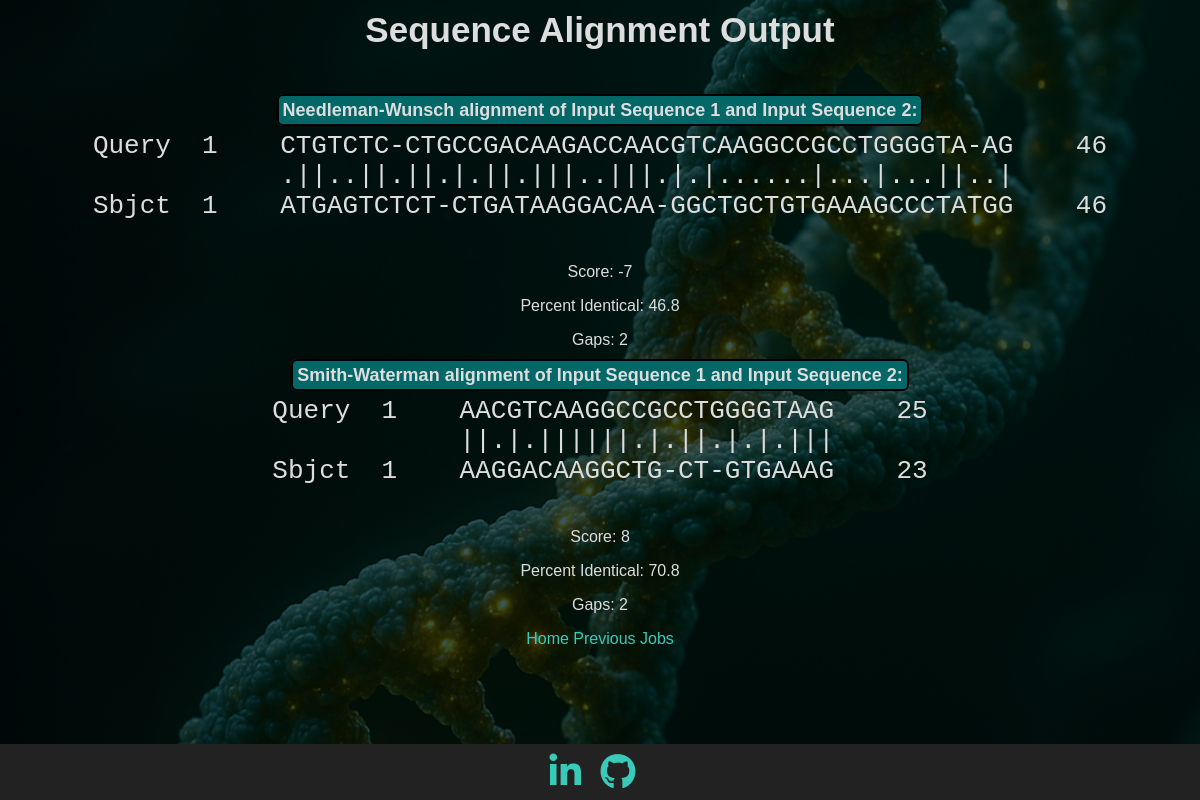
Screenshot of /jobs/119 with the database file from the repository.
### tables this page shows
CREATE TABLE jobs (
    current_time TEXT DEFAULT (datetime('now', 'localtime')),
    match_score INT,
    mismatch INT,
    gap INT,
    nw_seq1_name TEXT,
    nw_seq2_name TEXT,
    nw_result TEXT,
    sw_seq1_name TEXT,
    sw_seq2_name TEXT,
    sw_result TEXT
, score INT, percent_id TEXT, gaps INT, score2 INT, percent_id2 TEXT, gaps2 INT);

### app.py (the view)
@app.route("/jobs/<int:job_id>")
def get_job_by_id(job_id):
    db = get_db()
    cursor = db.cursor() # type: ignore
    cursor.execute("SELECT * FROM jobs WHERE rowid = ?", (job_id,))
    job = cursor.fetchone()
    if job is None:
        flash("Job not found.", "error")
        return redirect(url_for("index"))
    return render_template("submit_form.html",
        nw_alignment=job["nw_result"],
        nw_seq1=job["nw_seq1_name"],
        nw_seq2=job["nw_seq2_name"],
        nw_score=job["score"],
        nw_percent_id=job["percent_id"],
        nw_gaps=job["gaps"],
        sw_alignment=job["sw_result"],
        sw_score=job["score2"],
        sw_percent_id=job["percent_id2"],
        sw_gaps=job["gaps2"],
        sw_seq1=job["sw_seq1_name"],
        sw_seq2=job["sw_seq2_name"])

### app.py (called while the page is built)
def get_db():
    db = getattr(g, "_database", None)
    if db is None:
        db = g._database = sqlite3.connect(DATABASE)
        db.row_factory = sqlite3.Row
        return db

@app.teardown_appcontext
def close_conneciton(exception):
    db = getattr(g, "_database", None)
    if db is not None:
        db.close()

### templates/submit_form.html (shortened to what this page needs)
{% extends "base.html" %}
{% block body %}
<div class="content">
    <div class="pageTitle">Sequence Alignment Output</div>
    <div id="aligner">
        <label for="aligned">Needleman-Wunsch alignment of {{ nw_seq1 }} and {{ nw_seq2 }}:</label>
        <div class="center-wrapper">
            <pre class="alignment-container">{{ nw_alignment }}</pre>
        </div>
        <div class="stats">
            <p>Score: {{ nw_score }}</p>
            <p>Percent Identical: {{ nw_percent_id }}</p>
            <p>Gaps: {{ nw_gaps }}</p>
        </div>
    </div>
    <div id="sw_aligner">
        <label for="alignedsw">Smith-Waterman alignment of {{ sw_seq1 }} and {{ sw_seq2 }}:</label>
        <div class="center-wrapper">
            <pre class="alignment-container">{{ sw_alignment }}</pre>
        </div>
        <div class="stats">
            <p>Score: {{ sw_score }}</p>
            <p>Percent Identical: {{ sw_percent_id }}</p>
            <p>Gaps: {{ sw_gaps }}</p>
        </div>
    </div>
    <div class="options">
        <a href="/">Home</a>
        <a href="/jobs">Previous Jobs</a>
    </div>
</div>
{% endblock %}

### static/styles.css (style rules this page uses)
html { font-family: Arial, Helvetica, sans-serif; color:rgb(221, 221, 221); text-align: center; height: 100%; margin: 0; padding: 0; }
.pageTitle { font-size: 35px; font-weight: bold; margin-bottom: 50px; margin-top: 10px }
body { background-color: #1d2a35; background-image: url(images/dna_strand_bg.png); background-repeat: no-repeat; background-position: center center; background-attachment: fixed; background-size: cover; background-blend-mode: overlay; height: 100%; margin: 0; padding: 0; min-height:'100vh'; display: flex; flex-direction: column; }
label { font-size: 18px; font-weight: bold; background-color: rgb(3, 103, 103); border: 2px solid black; padding: 4px; border-radius: 6px; }
label[for="aligned"] { margin-bottom: 0px; }
pre { font-size: 200%; margin-top: 10px; }
a:link { color:rgb(58, 202, 185); background-color: transparent; text-decoration: none; }
.alignment-container { display: inline-block; text-align: left; }
.center-wrapper { text-align: center; }

### rows the page displays
jobs: nw_seq1_name "Input Sequence 1", nw_seq2_name "Input Sequence 2", nw_result "Query 1 CTGTCTC-CTGCCGACAAGACCAACGTCAAGGCCGCCTGGGGTA-AG 46 .||..||.||.|.||.|||..|||.|.|......|...|...||..| Sbjct 1 ATGAGTCTCT-CTGATAAGGACAA-GGCTGCTGTGAAAGCCCTATGG 46", score "-7", percent "46.8", sw_seq1_name "Input Sequence 1", sw_seq2_name "Input Sequence 2", sw_result "Query 1 AACGTCAAGGCCGCCTGGGGTAAG 25 ||.|.||||||.|.||.|.|.||| Sbjct 1 AAGGACAAGGCTG-CT-GTGAAAG 23", percent_id2 "70.8"

### other values shown
{{ nw_gaps }} "2"
{{ sw_score }} "8"
{{ sw_gaps }} "2"
